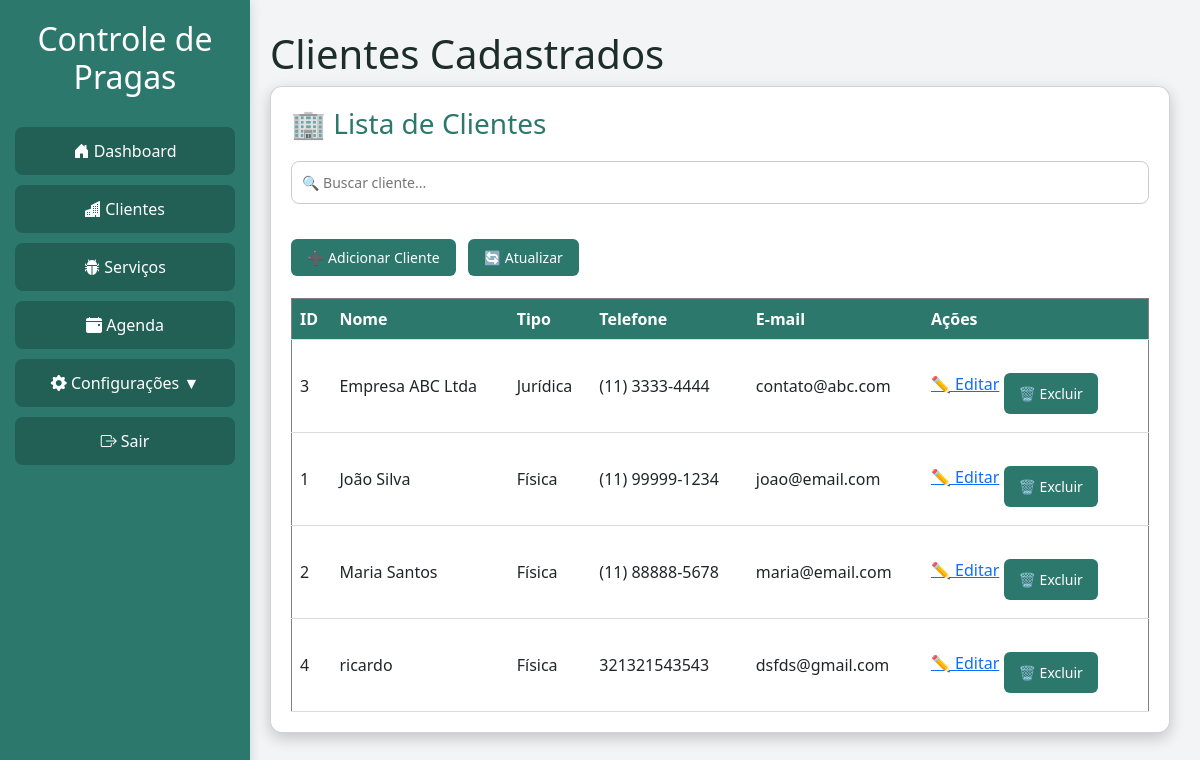
/root/HTML/clientes.php, run on the app's committed database.
### tables this page shows
CREATE TABLE `cliente` (
  `ID_Cliente` int(11) NOT NULL,
  `CPFCNPJ` varchar(20) DEFAULT NULL,
  `Nome` varchar(100) DEFAULT NULL,
  `Email` varchar(100) DEFAULT NULL,
  `Telefone` varchar(15) DEFAULT NULL,
  `TipoCliente` enum('F','J') NOT NULL,
  `Rua` varchar(255) DEFAULT NULL,
  `Bairro` varchar(100) DEFAULT NULL,
  `Cidade` varchar(100) DEFAULT NULL,
  `Estado` varchar(50) DEFAULT NULL,
  `CEP` varchar(10) DEFAULT NULL
);

### root/PHP/logica_cliente.php (called while the page is built, shortened)
<?php
function listaClientes($pdo) {
    $query = "SELECT ID_Cliente, Nome, TipoCliente, Telefone, Email FROM Cliente ORDER BY Nome";
    try {
        $stmt = $pdo->prepare($query);
        $stmt->execute();
        return $stmt;
    } catch (PDOException $e) {
        error_log("Erro ao buscar clientes: " . $e->getMessage());
        die("Erro ao buscar clientes: " . $e->getMessage());
    }
}
?>

### root/HTML/clientes.php (the view, shortened to what this page needs)
<?php
    require_once '../PHP/logica_cliente.php';
    $clientes_stmt = listaClientes($pdo);
?>
<!DOCTYPE html>
<html lang="pt-BR">
<head>
    <link rel="stylesheet" href="https://cdn.jsdelivr.net/npm/bootstrap@5.3.6/dist/css/bootstrap.min.css">
    <link rel="stylesheet" href="https://cdn.jsdelivr.net/npm/bootstrap-icons@1.10.5/font/bootstrap-icons.css">
    <link rel="stylesheet" href="../css/base.css">
</head>
<body>
    <div>
        <nav class="sidebar">
            <h2>Controle de Pragas</h2>
            <ul>
                <li onclick="window.location.href='dashboard.php'">
                    <i class="bi bi-house-door-fill"></i> Dashboard
                </li>
                <li onclick="window.location.href='clientes.php'">
                    <i class="bi bi-buildings-fill"></i> Clientes
                </li>
                <li onclick="window.location.href='servico.php'">
                    <i class="bi bi-bug-fill"></i> Serviços
                </li>
                <li onclick="window.location.href='agenda.php'">
                    <i class="bi bi-calendar-event-fill"></i> Agenda
                </li>
                <li class="config-toggle" onclick="toggleSubmenu()" aria-expanded="false" aria-controls="submenu">
                    <i class="bi bi-gear-fill"></i> Configurações <span id="seta">▼</span>
                </li>
                <li onclick="logout()">
                    <i class="bi bi-box-arrow-right"></i> Sair
                </li>
            </ul>
        </nav>
    </div>
    <div class="content">
        <h1>Clientes Cadastrados</h1>
        <div class="card">
            <h3>🏢 Lista de Clientes</h3>
            <input type="text" id="searchClientes" placeholder="🔍 Buscar cliente..." onkeyup="filtrarClientes()">
            <div class="card-actions">
                <button class="btn" onclick="window.location.href='cadastroCliente.php'">➕ Adicionar Cliente</button>
                <button class="btn" onclick="location.reload()">🔄 Atualizar</button>
            </div>
            <table border="1" width="100%" id="tabelaClientes">
                <thead>
                    <tr>
                        <th>ID</th>
                        <th>Nome</th>
                        <th>Tipo</th>
                        <th>Telefone</th>
                        <th>E-mail</th>
                        <th>Ações</th>
                    </tr>
                </thead>
                <tbody>
                    <?php
                        if ($clientes_stmt->rowCount() > 0) {
                            while ($cliente = $clientes_stmt->fetch(PDO::FETCH_ASSOC)) {
                                echo "<tr>";
                                echo "    <td>" . htmlspecialchars($cliente['ID_Cliente']) . "</td>";
                                echo "    <td>" . htmlspecialchars($cliente['Nome']) . "</td>";
                                echo "    <td>" . htmlspecialchars($cliente['TipoCliente'] === 'F' ? 'Física' : 'Jurídica') . "</td>";
                                echo "    <td>" . htmlspecialchars($cliente['Telefone'] ?? 'N/A') . "</td>";
                                echo "    <td>" . htmlspecialchars($cliente['Email'] ?? 'N/A') . "</td>";
                                echo "    <td class='acoes'>
                                            <a href='editarCliente.php?id=" . $cliente['ID_Cliente'] . "' class='btn-editar'>✏️ Editar</a>
                                            <a href='../PHP/logica_cliente.php?acao=excluir&id=" . $cliente['ID_Cliente'] . "'
                                               onclick=\"return confirm('Tem certeza que deseja excluir o cliente " . htmlspecialchars($cliente['Nome']) . "?');\"
                                               class='btn btn-sm btn-danger'>
                                                🗑️ Excluir
                                            </a>
                                          </td>";
                                echo "</tr>";
                            }
                        } else {
                            echo "<tr><td colspan='6'>Nenhum cliente cadastrado ainda.</td></tr>";
                        }
                    ?>
                </tbody>
            </table>
        </div>
    </div>
</body>
</html>
</body>
</html>

### root/CSS/base.css (style rules this page uses)
:root { --bg-dark: #f3f4f6; --text-dark: #1d2d2a; --green-dark: #2C786C; --green-medium: #225F55; --green-hover: #1C4E45; --green-accent: #5DBB96; --card-light: #ffffff; }
body { margin: 0; padding: 0; font-family: 'Segoe UI', Arial, Tahoma, Geneva, Verdana, sans-serif; background-color: var(--bg-dark); color: var(--text-dark); display: flex; }
.sidebar { width: 250px; background-color: var(--green-dark); color: white; height: 100vh; padding: 20px 15px; position: fixed; left: 0; top: 0; overflow-y: auto; box-shadow: 2px 0 10px rgba(0, 0, 0, 0.1); }
.sidebar h2 { text-align: center; margin-bottom: 30px; }
.sidebar ul { list-style: none; padding: 0; margin: 0; }
.sidebar ul li { padding: 12px 16px; margin: 10px 0; background: var(--green-medium); text-align: center; cursor: pointer; border-radius: 8px; transition: background-color 0.3s; }
.content { margin-left: 240px; padding: 30px; width: 100%; box-sizing: border-box; }
.card { background-color: var(--card-light); padding: 20px; border-radius: 12px; box-shadow: 0 5px 15px rgba(0, 0, 0, 0.2); margin-bottom: 30px; transition: 0.3s; }
.card h3 { color: var(--green-dark); margin-bottom: 20px; }
input, select, textarea { width: 100%; padding: 10px; margin-bottom: 15px; border: 1px solid #ccc; border-radius: 8px; font-size: 14px; outline: none; transition: border 0.3s, box-shadow 0.3s; box-sizing: border-box; }
.btn, button { background-color: var(--green-dark); color: white; padding: 10px 15px; border: none; border-radius: 6px; cursor: pointer; font-size: 14px; transition: background 0.3s; margin-right: 12px; margin-bottom: 10px; margin-top: 25px; }
table { width: 100%; border-collapse: collapse; margin-top: 12px; }
table th, table td { border-bottom: 1px solid #ddd; padding: 8px; text-align: left; }
table th { background-color: var(--green-dark); color: white; }
.card-actions { margin-top: 20px; margin-bottom: 10px; }
.card-actions .btn, .card-actions button { width: auto; padding: 8px 16px; margin: 0 8px 0 0; }

### data on the page
cliente: ID_Cliente "3", Nome "Empresa ABC Ltda", TipoCliente "Jurídica", Telefone "(11) 3333-4444", Email "contato@abc.com"
cliente: ID_Cliente "1", Nome "João Silva", TipoCliente "Física", Telefone "(11) 99999-1234", Email "joao@email.com"
cliente: ID_Cliente "2", Nome "Maria Santos", TipoCliente "Física", Telefone "(11) 88888-5678", Email "maria@email.com"
cliente: ID_Cliente "4", Nome "ricardo", TipoCliente "Física", Telefone "321321543543", Email "dsfds@gmail.com"
